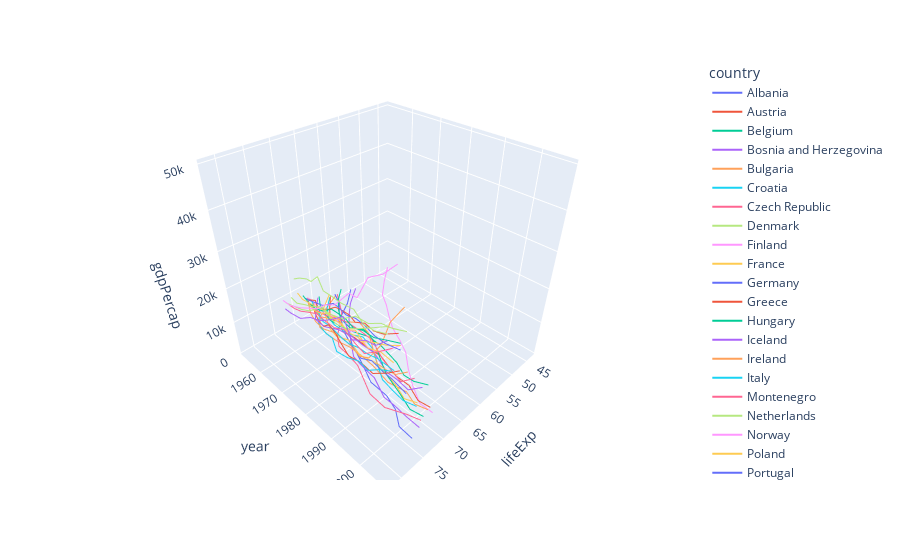

The cell this chart's notebook holds for it:
### Code cell
fig = px.line_3d(data[data['continent'] == 'Europe'], 
                   x = 'lifeExp',
                   y = 'year',
                   z = 'gdpPercap',
                   color = 'country')
fig.show()

### Figure 1 — Plotly figure (JSON) as saved in the notebook; plotly's stock layout.template omitted (floating-point values rounded to 4 significant figures)
{"data": [{"hovertemplate": "country=Albania<br>lifeExp=%{x}<br>year=%{y}<br>gdpPercap=%{z}<extra></extra>", "legendgroup": "Albania", "line": {"color": "#636efa", "dash": "solid"}, "marker": {"symbol": "circle"}, "mode": "lines", "name": "Albania", "scene": "scene", "showlegend": true, "type": "scatter3d", "x": [55.23, 59.28, 64.82, 66.22, 67.69, 68.93, 70.42, 72, 71.58, 72.95, 75.65, 76.42], "y": [1952, 1957, 1962, 1967, 1972, 1977, 1982, 1987, 1992, 1997, 2002, 2007], "z": [1601.0, 1942.0, 2313.0, 2760.0, 3313.0, 3533.0, 3631.0, 3739.0, 2497.0, 3193.0, 4604.0, 5937.0]}, {"hovertemplate": "country=Austria<br>lifeExp=%{x}<br>year=%{y}<br>gdpPercap=%{z}<extra></extra>", "legendgroup": "Austria", "line": {"color": "#EF553B", "dash": "solid"}, "marker": {"symbol": "circle"}, "mode": "lines", "name": "Austria", "scene": "scene", "showlegend": true, "type": "scatter3d", "x": [66.8, 67.48, 69.54, 70.14, 70.63, 72.17, 73.18, 74.94, 76.04, 77.51, 78.98, 79.83], "y": [1952, 1957, 1962, 1967, 1972, 1977, 1982, 1987, 1992, 1997, 2002, 2007], "z": [6137.0, 8843.0, 10750.0, 12830.0, 16660.0, 19750.0, 21600.0, 23690.0, 27040.0, 29100.0, 32420.0, 36130.0]}, {"hovertemplate": "country=Belgium<br>lifeExp=%{x}<br>year=%{y}<br>gdpPercap=%{z}<extra></extra>", "legendgroup": "Belgium", "line": {"color": "#00cc96", "dash": "solid"}, "marker": {"symbol": "circle"}, "mode": "lines", "name": "Belgium", "scene": "scene", "showlegend": true, "type": "scatter3d", "x": [68, 69.24, 70.25, 70.94, 71.44, 72.8, 73.93, 75.35, 76.46, 77.53, 78.32, 79.44], "y": [1952, 1957, 1962, 1967, 1972, 1977, 1982, 1987, 1992, 1997, 2002, 2007], "z": [8343.0, 9715.0, 10990.0, 13150.0, 16670.0, 19120.0, 20980.0, 22530.0, 25580.0, 27560.0, 30490.0, 33690.0]}, {"hovertemplate": "country=Bosnia and Herzegovina<br>lifeExp=%{x}<br>year=%{y}<br>gdpPercap=%{z}<extra></extra>", "legendgroup": "Bosnia and Herzegovina", "line": {"color": "#ab63fa", "dash": "solid"}, "marker": {"symbol": "circle"}, "mode": "lines", "name": "Bosnia and Herzegovina", "scene": "scene", "showlegend": true, "type": "scatter3d", "x": [53.82, 58.45, 61.93, 64.79, 67.45, 69.86, 70.69, 71.14, 72.18, 73.24, 74.09, 74.85], "y": [1952, 1957, 1962, 1967, 1972, 1977, 1982, 1987, 1992, 1997, 2002, 2007], "z": [973.5, 1354.0, 1710.0, 2172.0, 2860.0, 3528.0, 4127.0, 4314.0, 2547.0, 4766.0, 6019.0, 7446.0]}, {"hovertemplate": "country=Bulgaria<br>lifeExp=%{x}<br>year=%{y}<br>gdpPercap=%{z}<extra></extra>", "legendgroup": "Bulgaria", "line": {"color": "#FFA15A", "dash": "solid"}, "marker": {"symbol": "circle"}, "mode": "lines", "name": "Bulgaria", "scene": "scene", "showlegend": true, "type": "scatter3d", "x": [59.6, 66.61, 69.51, 70.42, 70.9, 70.81, 71.08, 71.34, 71.19, 70.32, 72.14, 73.0], "y": [1952, 1957, 1962, 1967, 1972, 1977, 1982, 1987, 1992, 1997, 2002, 2007], "z": [2444.0, 3009.0, 4254.0, 5577.0, 6597.0, 7612.0, 8224.0, 8240.0, 6303.0, 5970.0, 7697.0, 10680.0]}, {"hovertemplate": "country=Croatia<br>lifeExp=%{x}<br>year=%{y}<br>gdpPercap=%{z}<extra></extra>", "legendgroup": "Croatia", "line": {"color": "#19d3f3", "dash": "solid"}, "marker": {"symbol": "circle"}, "mode": "lines", "name": "Croatia", "scene": "scene", "showlegend": true, "type": "scatter3d", "x": [61.21, 64.77, 67.13, 68.5, 69.61, 70.64, 70.46, 71.52, 72.53, 73.68, 74.88, 75.75], "y": [1952, 1957, 1962, 1967, 1972, 1977, 1982, 1987, 1992, 1997, 2002, 2007], "z": [3119.0, 4338.0, 5478.0, 6960.0, 9164.0, 11310.0, 13220.0, 13820.0, 8448.0, 9876.0, 11630.0, 14620.0]}, {"hovertemplate": "country=Czech Republic<br>lifeExp=%{x}<br>year=%{y}<br>gdpPercap=%{z}<extra></extra>", "legendgroup": "Czech Republic", "line": {"color": "#FF6692", "dash": "solid"}, "marker": {"symbol": "circle"}, "mode": "lines", "name": "Czech Republic", "scene": "scene", "showlegend": true, "type": "scatter3d", "x": [66.87, 69.03, 69.9, 70.38, 70.29, 70.71, 70.96, 71.58, 72.4, 74.01, 75.51, 76.49], "y": [1952, 1957, 1962, 1967, 1972, 1977, 1982, 1987, 1992, 1997, 2002, 2007], "z": [6876.0, 8256.0, 10140.0, 11400.0, 13110.0, 14800.0, 15380.0, 16310.0, 14300.0, 16050.0, 17600.0, 22830.0]}, {"hovertemplate": "country=Denmark<br>lifeExp=%{x}<br>year=%{y}<br>gdpPercap=%{z}<extra></extra>", "legendgroup": "Denmark", "line": {"color": "#B6E880", "dash": "solid"}, "marker": {"symbol": "circle"}, "mode": "lines", "name": "Denmark", "scene": "scene", "showlegend": true, "type": "scatter3d", "x": [70.78, 71.81, 72.35, 72.96, 73.47, 74.69, 74.63, 74.8, 75.33, 76.11, 77.18, 78.33], "y": [1952, 1957, 1962, 1967, 1972, 1977, 1982, 1987, 1992, 1997, 2002, 2007], "z": [9692.0, 11100.0, 13580.0, 15940.0, 18870.0, 20420.0, 21690.0, 25120.0, 26410.0, 29800.0, 32170.0, 35280.0]}, {"hovertemplate": "country=Finland<br>lifeExp=%{x}<br>year=%{y}<br>gdpPercap=%{z}<extra></extra>", "legendgroup": "Finland", "line": {"color": "#FF97FF", "dash": "solid"}, "marker": {"symbol": "circle"}, "mode": "lines", "name": "Finland", "scene": "scene", "showlegend": true, "type": "scatter3d", "x": [66.55, 67.49, 68.75, 69.83, 70.87, 72.52, 74.55, 74.83, 75.7, 77.13, 78.37, 79.31], "y": [1952, 1957, 1962, 1967, 1972, 1977, 1982, 1987, 1992, 1997, 2002, 2007], "z": [6425.0, 7545.0, 9372.0, 10920.0, 14360.0, 15610.0, 18530.0, 21140.0, 20650.0, 23720.0, 28200.0, 33210.0]}, {"hovertemplate": "country=France<br>lifeExp=%{x}<br>year=%{y}<br>gdpPercap=%{z}<extra></extra>", "legendgroup": "France", "line": {"color": "#FECB52", "dash": "solid"}, "marker": {"symbol": "circle"}, "mode": "lines", "name": "France", "scene": "scene", "showlegend": true, "type": "scatter3d", "x": [67.41, 68.93, 70.51, 71.55, 72.38, 73.83, 74.89, 76.34, 77.46, 78.64, 79.59, 80.66], "y": [1952, 1957, 1962, 1967, 1972, 1977, 1982, 1987, 1992, 1997, 2002, 2007], "z": [7030.0, 8663.0, 10560.0, 13000.0, 16110.0, 18290.0, 20290.0, 22070.0, 24700.0, 25890.0, 28930.0, 30470.0]}, {"hovertemplate": "country=Germany<br>lifeExp=%{x}<br>year=%{y}<br>gdpPercap=%{z}<extra></extra>", "legendgroup": "Germany", "line": {"color": "#636efa", "dash": "solid"}, "marker": {"symbol": "circle"}, "mode": "lines", "name": "Germany", "scene": "scene", "showlegend": true, "type": "scatter3d", "x": [67.5, 69.1, 70.3, 70.8, 71, 72.5, 73.8, 74.85, 76.07, 77.34, 78.67, 79.41], "y": [1952, 1957, 1962, 1967, 1972, 1977, 1982, 1987, 1992, 1997, 2002, 2007], "z": [7144.0, 10190.0, 12900.0, 14750.0, 18020.0, 20510.0, 22030.0, 24640.0, 26510.0, 27790.0, 30040.0, 32170.0]}, {"hovertemplate": "country=Greece<br>lifeExp=%{x}<br>year=%{y}<br>gdpPercap=%{z}<extra></extra>", "legendgroup": "Greece", "line": {"color": "#EF553B", "dash": "solid"}, "marker": {"symbol": "circle"}, "mode": "lines", "name": "Greece", "scene": "scene", "showlegend": true, "type": "scatter3d", "x": [65.86, 67.86, 69.51, 71, 72.34, 73.68, 75.24, 76.67, 77.03, 77.87, 78.26, 79.48], "y": [1952, 1957, 1962, 1967, 1972, 1977, 1982, 1987, 1992, 1997, 2002, 2007], "z": [3531.0, 4916.0, 6017.0, 8513.0, 12720.0, 14200.0, 15270.0, 16120.0, 17540.0, 18750.0, 22510.0, 27540.0]}, {"hovertemplate": "country=Hungary<br>lifeExp=%{x}<br>year=%{y}<br>gdpPercap=%{z}<extra></extra>", "legendgroup": "Hungary", "line": {"color": "#00cc96", "dash": "solid"}, "marker": {"symbol": "circle"}, "mode": "lines", "name": "Hungary", "scene": "scene", "showlegend": true, "type": "scatter3d", "x": [64.03, 66.41, 67.96, 69.5, 69.76, 69.95, 69.39, 69.58, 69.17, 71.04, 72.59, 73.34], "y": [1952, 1957, 1962, 1967, 1972, 1977, 1982, 1987, 1992, 1997, 2002, 2007], "z": [5264.0, 6040.0, 7550.0, 9327.0, 10170.0, 11670.0, 12550.0, 12990.0, 10540.0, 11710.0, 14840.0, 18010.0]}, {"hovertemplate": "country=Iceland<br>lifeExp=%{x}<br>year=%{y}<br>gdpPercap=%{z}<extra></extra>", "legendgroup": "Iceland", "line": {"color": "#ab63fa", "dash": "solid"}, "marker": {"symbol": "circle"}, "mode": "lines", "name": "Iceland", "scene": "scene", "showlegend": true, "type": "scatter3d", "x": [72.49, 73.47, 73.68, 73.73, 74.46, 76.11, 76.99, 77.23, 78.77, 78.95, 80.5, 81.76], "y": [1952, 1957, 1962, 1967, 1972, 1977, 1982, 1987, 1992, 1997, 2002, 2007], "z": [7268.0, 9244.0, 10350.0, 13320.0, 15800.0, 19650.0, 23270.0, 26920.0, 25140.0, 28060.0, 31160.0, 36180.0]}, {"hovertemplate": "country=Ireland<br>lifeExp=%{x}<br>year=%{y}<br>gdpPercap=%{z}<extra></extra>", "legendgroup": "Ireland", "line": {"color": "#FFA15A", "dash": "solid"}, "marker": {"symbol": "circle"}, "mode": "lines", "name": "Ireland", "scene": "scene", "showlegend": true, "type": "scatter3d", "x": [66.91, 68.9, 70.29, 71.08, 71.28, 72.03, 73.1, 74.36, 75.47, 76.12, 77.78, 78.89], "y": [1952, 1957, 1962, 1967, 1972, 1977, 1982, 1987, 1992, 1997, 2002, 2007], "z": [5210.0, 5599.0, 6632.0, 7656.0, 9531.0, 11150.0, 12620.0, 13870.0, 17560.0, 24520.0, 34080.0, 40680.0]}, {"hovertemplate": "country=Italy<br>lifeExp=%{x}<br>year=%{y}<br>gdpPercap=%{z}<extra></extra>", "legendgroup": "Italy", "line": {"color": "#19d3f3", "dash": "solid"}, "marker": {"symbol": "circle"}, "mode": "lines", "name": "Italy", "scene": "scene", "showlegend": true, "type": "scatter3d", "x": [65.94, 67.81, 69.24, 71.06, 72.19, 73.48, 74.98, 76.42, 77.44, 78.82, 80.24, 80.55], "y": [1952, 1957, 1962, 1967, 1972, 1977, 1982, 1987, 1992, 1997, 2002, 2007], "z": [4931.0, 6249.0, 8244.0, 10020.0, 12270.0, 14260.0, 16540.0, 19210.0, 22010.0, 24680.0, 27970.0, 28570.0]}, {"hovertemplate": "country=Montenegro<br>lifeExp=%{x}<br>year=%{y}<br>gdpPercap=%{z}<extra></extra>", "legendgroup": "Montenegro", "line": {"color": "#FF6692", "dash": "solid"}, "marker": {"symbol": "circle"}, "mode": "lines", "name": "Montenegro", "scene": "scene", "showlegend": true, "type": "scatter3d", "x": [59.16, 61.45, 63.73, 67.18, 70.64, 73.07, 74.1, 74.86, 75.44, 75.44, 73.98, 74.54], "y": [1952, 1957, 1962, 1967, 1972, 1977, 1982, 1987, 1992, 1997, 2002, 2007], "z": [2648.0, 3682.0, 4650.0, 5908.0, 7778.0, 9596.0, 11220.0, 11730.0, 7003.0, 6466.0, 6557.0, 9254.0]}, {"hovertemplate": "country=Netherlands<br>lifeExp=%{x}<br>year=%{y}<br>gdpPercap=%{z}<extra></extra>", "legendgroup": "Netherlands", "line": {"color": "#B6E880", "dash": "solid"}, "marker": {"symbol": "circle"}, "mode": "lines", "name": "Netherlands", "scene": "scene", "showlegend": true, "type": "scatter3d", "x": [72.13, 72.99, 73.23, 73.82, 73.75, 75.24, 76.05, 76.83, 77.42, 78.03, 78.53, 79.76], "y": [1952, 1957, 1962, 1967, 1972, 1977, 1982, 1987, 1992, 1997, 2002, 2007], "z": [8942.0, 11280.0, 12790.0, 15360.0, 18790.0, 21210.0, 21400.0, 23650.0, 26790.0, 30250.0, 33720.0, 36800.0]}, {"hovertemplate": "country=Norway<br>lifeExp=%{x}<br>year=%{y}<br>gdpPercap=%{z}<extra></extra>", "legendgroup": "Norway", "line": {"color": "#FF97FF", "dash": "solid"}, "marker": {"symbol": "circle"}, "mode": "lines", "name": "Norway", "scene": "scene", "showlegend": true, "type": "scatter3d", "x": [72.67, 73.44, 73.47, 74.08, 74.34, 75.37, 75.97, 75.89, 77.32, 78.32, 79.05, 80.2], "y": [1952, 1957, 1962, 1967, 1972, 1977, 1982, 1987, 1992, 1997, 2002, 2007], "z": [10100.0, 11650.0, 13450.0, 16360.0, 18970.0, 23310.0, 26300.0, 31540.0, 33970.0, 41280.0, 44680.0, 49360.0]}, {"hovertemplate": "country=Poland<br>lifeExp=%{x}<br>year=%{y}<br>gdpPercap=%{z}<extra></extra>", "legendgroup": "Poland", "line": {"color": "#FECB52", "dash": "solid"}, "marker": {"symbol": "circle"}, "mode": "lines", "name": "Poland", "scene": "scene", "showlegend": true, "type": "scatter3d", "x": [61.31, 65.77, 67.64, 69.61, 70.85, 70.67, 71.32, 70.98, 70.99, 72.75, 74.67, 75.56], "y": [1952, 1957, 1962, 1967, 1972, 1977, 1982, 1987, 1992, 1997, 2002, 2007], "z": [4029.0, 4734.0, 5339.0, 6557.0, 8007.0, 9508.0, 8452.0, 9082.0, 7739.0, 10160.0, 12000.0, 15390.0]}, {"hovertemplate": "country=Portugal<br>lifeExp=%{x}<br>year=%{y}<br>gdpPercap=%{z}<extra></extra>", "legendgroup": "Portugal", "line": {"color": "#636efa", "dash": "solid"}, "marker": {"symbol": "circle"}, "mode": "lines", "name": "Portugal", "scene": "scene", "showlegend": true, "type": "scatter3d", "x": [59.82, 61.51, 64.39, 66.6, 69.26, 70.41, 72.77, 74.06, 74.86, 75.97, 77.29, 78.1], "y": [1952, 1957, 1962, 1967, 1972, 1977, 1982, 1987, 1992, 1997, 2002, 2007], "z": [3068.0, 3775.0, 4728.0, 6362.0, 9022.0, 10170.0, 11750.0, 13040.0, 16210.0, 17640.0, 19970.0, 20510.0]}, {"hovertemplate": "country=Romania<br>lifeExp=%{x}<br>year=%{y}<br>gdpPercap=%{z}<extra></extra>", "legendgroup": "Romania", "line": {"color": "#EF553B", "dash": "solid"}, "marker": {"symbol": "circle"}, "mode": "lines", "name": "Romania", "scene": "scene", "showlegend": true, "type": "scatter3d", "x": [61.05, 64.1, 66.8, 66.8, 69.21, 69.46, 69.66, 69.53, 69.36, 69.72, 71.32, 72.48], "y": [1952, 1957, 1962, 1967, 1972, 1977, 1982, 1987, 1992, 1997, 2002, 2007], "z": [3145.0, 3943.0, 4735.0, 6471.0, 8011.0, 9356.0, 9605.0, 9696.0, 6598.0, 7347.0, 7885.0, 10810.0]}, {"hovertemplate": "country=Serbia<br>lifeExp=%{x}<br>year=%{y}<br>gdpPercap=%{z}<extra></extra>", "legendgroup": "Serbia", "line": {"color": "#00cc96", "dash": "solid"}, "marker": {"symbol": "circle"}, "mode": "lines", "name": "Serbia", "scene": "scene", "showlegend": true, "type": "scatter3d", "x": [58.0, 61.69, 64.53, 66.91, 68.7, 70.3, 70.16, 71.22, 71.66, 72.23, 73.21, 74.0], "y": [1952, 1957, 1962, 1967, 1972, 1977, 1982, 1987, 1992, 1997, 2002, 2007], "z": [3581.0, 4981.0, 6290.0, 7992.0, 10520.0, 12980.0, 15180.0, 15870.0, 9325.0, 7914.0, 7236.0, 9787.0]}, {"hovertemplate": "country=Slovak Republic<br>lifeExp=%{x}<br>year=%{y}<br>gdpPercap=%{z}<extra></extra>", "legendgroup": "Slovak Republic", "line": {"color": "#ab63fa", "dash": "solid"}, "marker": {"symbol": "circle"}, "mode": "lines", "name": "Slovak Republic", "scene": "scene", "showlegend": true, "type": "scatter3d", "x": [64.36, 67.45, 70.33, 70.98, 70.35, 70.45, 70.8, 71.08, 71.38, 72.71, 73.8, 74.66], "y": [1952, 1957, 1962, 1967, 1972, 1977, 1982, 1987, 1992, 1997, 2002, 2007], "z": [5075.0, 6093.0, 7481.0, 8413.0, 9674.0, 10920.0, 11350.0, 12040.0, 9498.0, 12130.0, 13640.0, 18680.0]}, {"hovertemplate": "country=Slovenia<br>lifeExp=%{x}<br>year=%{y}<br>gdpPercap=%{z}<extra></extra>", "legendgroup": "Slovenia", "line": {"color": "#FFA15A", "dash": "solid"}, "marker": {"symbol": "circle"}, "mode": "lines", "name": "Slovenia", "scene": "scene", "showlegend": true, "type": "scatter3d", "x": [65.57, 67.85, 69.15, 69.18, 69.82, 70.97, 71.06, 72.25, 73.64, 75.13, 76.66, 77.93], "y": [1952, 1957, 1962, 1967, 1972, 1977, 1982, 1987, 1992, 1997, 2002, 2007], "z": [4215.0, 5862.0, 7402.0, 9405.0, 12380.0, 15280.0, 17870.0, 18680.0, 14210.0, 17160.0, 20660.0, 25770.0]}, {"hovertemplate": "country=Spain<br>lifeExp=%{x}<br>year=%{y}<br>gdpPercap=%{z}<extra></extra>", "legendgroup": "Spain", "line": {"color": "#19d3f3", "dash": "solid"}, "marker": {"symbol": "circle"}, "mode": "lines", "name": "Spain", "scene": "scene", "showlegend": true, "type": "scatter3d", "x": [64.94, 66.66, 69.69, 71.44, 73.06, 74.39, 76.3, 76.9, 77.57, 78.77, 79.78, 80.94], "y": [1952, 1957, 1962, 1967, 1972, 1977, 1982, 1987, 1992, 1997, 2002, 2007], "z": [3834.0, 4565.0, 5694.0, 7994.0, 10640.0, 13240.0, 13930.0, 15760.0, 18600.0, 20450.0, 24840.0, 28820.0]}, {"hovertemplate": "country=Sweden<br>lifeExp=%{x}<br>year=%{y}<br>gdpPercap=%{z}<extra></extra>", "legendgroup": "Sweden", "line": {"color": "#FF6692", "dash": "solid"}, "marker": {"symbol": "circle"}, "mode": "lines", "name": "Sweden", "scene": "scene", "showlegend": true, "type": "scatter3d", "x": [71.86, 72.49, 73.37, 74.16, 74.72, 75.44, 76.42, 77.19, 78.16, 79.39, 80.04, 80.88], "y": [1952, 1957, 1962, 1967, 1972, 1977, 1982, 1987, 1992, 1997, 2002, 2007], "z": [8528.0, 9912.0, 12330.0, 15260.0, 17830.0, 18860.0, 20670.0, 23590.0, 23880.0, 25270.0, 29340.0, 33860.0]}, {"hovertemplate": "country=Switzerland<br>lifeExp=%{x}<br>year=%{y}<br>gdpPercap=%{z}<extra></extra>", "legendgroup": "Switzerland", "line": {"color": "#B6E880", "dash": "solid"}, "marker": {"symbol": "circle"}, "mode": "lines", "name": "Switzerland", "scene": "scene", "showlegend": true, "type": "scatter3d", "x": [69.62, 70.56, 71.32, 72.77, 73.78, 75.39, 76.21, 77.41, 78.03, 79.37, 80.62, 81.7], "y": [1952, 1957, 1962, 1967, 1972, 1977, 1982, 1987, 1992, 1997, 2002, 2007], "z": [14730.0, 17910.0, 20430.0, 22970.0, 27200.0, 26980.0, 28400.0, 30280.0, 31870.0, 32140.0, 34480.0, 37510.0]}, {"hovertemplate": "country=Turkey<br>lifeExp=%{x}<br>year=%{y}<br>gdpPercap=%{z}<extra></extra>", "legendgroup": "Turkey", "line": {"color": "#FF97FF", "dash": "solid"}, "marker": {"symbol": "circle"}, "mode": "lines", "name": "Turkey", "scene": "scene", "showlegend": true, "type": "scatter3d", "x": [43.59, 48.08, 52.1, 54.34, 57.01, 59.51, 61.04, 63.11, 66.15, 68.83, 70.84, 71.78], "y": [1952, 1957, 1962, 1967, 1972, 1977, 1982, 1987, 1992, 1997, 2002, 2007], "z": [1969.0, 2219.0, 2323.0, 2826.0, 3451.0, 4269.0, 4241.0, 5089.0, 5678.0, 6601.0, 6508.0, 8458.0]}, {"hovertemplate": "country=United Kingdom<br>lifeExp=%{x}<br>year=%{y}<br>gdpPercap=%{z}<extra></extra>", "legendgroup": "United Kingdom", "line": {"color": "#FECB52", "dash": "solid"}, "marker": {"symbol": "circle"}, "mode": "lines", "name": "United Kingdom", "scene": "scene", "showlegend": true, "type": "scatter3d", "x": [69.18, 70.42, 70.76, 71.36, 72.01, 72.76, 74.04, 75.01, 76.42, 77.22, 78.47, 79.42], "y": [1952, 1957, 1962, 1967, 1972, 1977, 1982, 1987, 1992, 1997, 2002, 2007], "z": [9980.0, 11280.0, 12480.0, 14140.0, 15900.0, 17430.0, 18230.0, 21660.0, 22710.0, 26070.0, 29480.0, 33200.0]}], "layout": {"legend": {"title": {"text": "country"}, "tracegroupgap": 0}, "margin": {"t": 60}, "scene": {"domain": {"x": [0, 1], "y": [0, 1]}, "xaxis": {"title": {"text": "lifeExp"}}, "yaxis": {"title": {"text": "year"}}, "zaxis": {"title": {"text": "gdpPercap"}}}}}
